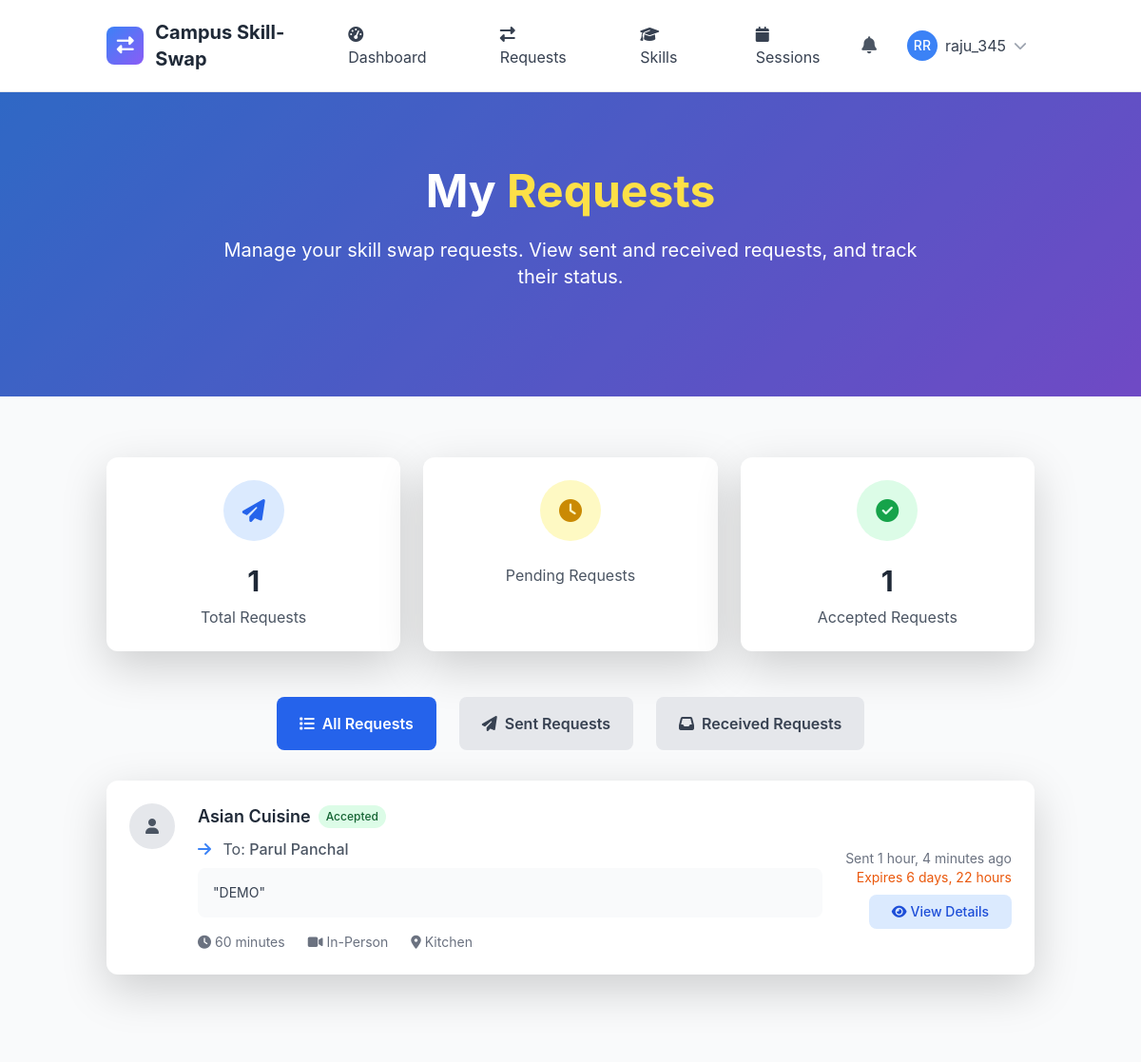
Page /sessions/requests/ (signed in) on the committed database.
### skill_sessions/models.py (models this page shows, shortened)
class SkillSwapRequest(models.Model):
    STATUS_CHOICES = [
        ('pending', 'Pending'),
        ('accepted', 'Accepted'),
        ('declined', 'Declined'),
        ('cancelled', 'Cancelled'),
        ('expired', 'Expired'),
    ]
    requester = models.ForeignKey(User, on_delete=models.CASCADE, related_name='sent_requests')
    recipient = models.ForeignKey(User, on_delete=models.CASCADE, related_name='received_requests')
    offered_skill = models.ForeignKey(OfferedSkill, on_delete=models.CASCADE, related_name='swap_requests')
    desired_skill = models.ForeignKey(DesiredSkill, on_delete=models.CASCADE, related_name='swap_requests', null=True, blank=True)
    status = models.CharField(max_length=20, choices=STATUS_CHOICES, default='pending')
    message = models.TextField(blank=True, help_text="Personal message from the requester")
    proposed_duration = models.PositiveIntegerField(default=60, help_text="Proposed session duration in minutes")
    proposed_format = models.CharField(max_length=20, choices=[
        ('online', 'Online'),
        ('in_person', 'In-Person'),
        ('flexible', 'Flexible'),
    ], default='flexible')
    proposed_location = models.CharField(max_length=200, blank=True, help_text="For in-person sessions")
    created_at = models.DateTimeField(auto_now_add=True)
    updated_at = models.DateTimeField(auto_now=True)
    expires_at = models.DateTimeField()
    responded_at = models.DateTimeField(null=True, blank=True)
    response_message = models.TextField(blank=True)
    class Meta:
        ordering = ['-created_at']
        db_table = 'swaprequest'

### skills/models.py (models this page shows, shortened)
class OfferedSkill(models.Model):
    PROFICIENCY_LEVELS = [
        ('beginner', 'Beginner'),
        ('intermediate', 'Intermediate'),
        ('advanced', 'Advanced'),
        ('expert', 'Expert'),
    ]
    user = models.ForeignKey(User, on_delete=models.CASCADE, related_name='offered_skills')
    skill = models.ForeignKey(Skill, on_delete=models.CASCADE, related_name='offered_by_users')
    proficiency_level = models.CharField(max_length=20, choices=PROFICIENCY_LEVELS)
    description = models.TextField(blank=True, help_text="Describe your experience with this skill")
    years_of_experience = models.PositiveIntegerField(default=0)
    is_active = models.BooleanField(default=True)
    teaching_preference = models.CharField(max_length=20, choices=[
        ('online', 'Online Only'),
        ('in_person', 'In-Person Only'),
        ('both', 'Both Online and In-Person'),
    ], default='both')
    max_students_per_session = models.PositiveIntegerField(default=1)
    created_at = models.DateTimeField(auto_now_add=True)
    updated_at = models.DateTimeField(auto_now=True)
    total_sessions = models.PositiveIntegerField(default=0)
    average_rating = models.FloatField(default=0.0)
    class Meta:
        ordering = ['-created_at']
        unique_together = ['user', 'skill']
        db_table = 'offeredskill'

class Skill(models.Model):
    name = models.CharField(max_length=100)
    category = models.ForeignKey(SkillCategory, on_delete=models.CASCADE, related_name='skills')
    description = models.TextField(blank=True)
    is_popular = models.BooleanField(default=False)
    created_at = models.DateTimeField(auto_now_add=True)
    updated_at = models.DateTimeField(auto_now=True)
    class Meta:
        ordering = ['category__name', 'name']
        unique_together = ['name', 'category']

### skill_sessions/views.py (the view)
# urls.py: path('requests/', views.RequestListView.as_view(), name='request_list'),
class RequestListView(LoginRequiredMixin, ListView):
    model = SkillSwapRequest
    template_name = 'skill_sessions/request_list.html'
    context_object_name = 'requests'
    def get_queryset(self):
        return SkillSwapRequest.objects.filter(
            requester=self.request.user
        ).select_related('recipient', 'offered_skill')

### templates/skill_sessions/request_list.html (shortened to what this page needs)
{% extends 'base.html' %}
{% load static %}
{% block content %}
<section class="gradient-bg relative overflow-hidden">
    <div class="absolute inset-0 bg-black opacity-20"></div>
    <div class="relative container mx-auto px-4 py-20">
        <div class="text-center text-white">
            <h1 class="text-4xl lg:text-5xl font-bold mb-6 leading-tight">
                My <span class="text-yellow-300">Requests</span>
            </h1>
            <p class="text-lg lg:text-xl mb-8 max-w-3xl mx-auto">
                Manage your skill swap requests. View sent and received requests, and track their status.
            </p>
        </div>
    </div>
</section>
<section class="py-16 bg-gray-50">
    <div class="container mx-auto px-4">
        <div class="grid grid-cols-1 md:grid-cols-3 gap-6 mb-12">
            <div class="bg-white rounded-xl p-6 shadow-lg text-center">
                <div class="w-16 h-16 bg-blue-100 rounded-full flex items-center justify-center mx-auto mb-4">
                    <i class="fas fa-paper-plane text-blue-600 text-2xl"></i>
                </div>
                <div class="text-3xl font-bold text-gray-800 mb-2">{{ requests.count }}</div>
                <div class="text-gray-600">Total Requests</div>
            </div>
            <div class="bg-white rounded-xl p-6 shadow-lg text-center">
                <div class="w-16 h-16 bg-yellow-100 rounded-full flex items-center justify-center mx-auto mb-4">
                    <i class="fas fa-clock text-yellow-600 text-2xl"></i>
                </div>
                    {% regroup requests by status as grouped_requests %}
                <div class="text-gray-600">Pending Requests</div>
            </div>
            <div class="bg-white rounded-xl p-6 shadow-lg text-center">
                <div class="w-16 h-16 bg-green-100 rounded-full flex items-center justify-center mx-auto mb-4">
                    <i class="fas fa-check-circle text-green-600 text-2xl"></i>
                </div>
                <div class="text-3xl font-bold text-gray-800 mb-2">
                    {% regroup requests by status as grouped_requests %}
                    {% for group in grouped_requests %}
                        {% if group.grouper == 'accepted' %}
                            {{ group.list|length }}
                        {% endif %}
                    {% empty %}
                        0
                    {% endfor %}
                </div>
                <div class="text-gray-600">Accepted Requests</div>
            </div>
        </div>
        <div class="mb-8">
            <div class="flex flex-wrap gap-4 justify-center">
                <a href="{% url 'skill_sessions:request_list' %}"
                   class="px-6 py-3 bg-blue-600 text-white rounded-lg font-semibold hover:bg-blue-700 transition-colors">
                    <i class="fas fa-list mr-2"></i>All Requests
                </a>
                <a href="{% url 'skill_sessions:sent_requests' %}"
                   class="px-6 py-3 bg-gray-200 text-gray-700 rounded-lg font-semibold hover:bg-gray-300 transition-colors">
                    <i class="fas fa-paper-plane mr-2"></i>Sent Requests
                </a>
                <a href="{% url 'skill_sessions:received_requests' %}"
                   class="px-6 py-3 bg-gray-200 text-gray-700 rounded-lg font-semibold hover:bg-gray-300 transition-colors">
                    <i class="fas fa-inbox mr-2"></i>Received Requests
                </a>
            </div>
        </div>
        {% if requests %}
            <div class="space-y-6">
                {% for request in requests %}
                    <div class="bg-white rounded-xl shadow-lg p-6 hover:shadow-xl transition-shadow">
                        <div class="flex flex-col lg:flex-row lg:items-center lg:justify-between">
                            <div class="flex-1">
                                <div class="flex items-start gap-4">
                                    <div class="w-12 h-12 bg-gray-200 rounded-full flex items-center justify-center">
                                        {% if request.recipient.profile.profile_picture %}
                                            <img src="{{ request.recipient.profile.profile_picture.url }}"
                                                 alt="{{ request.recipient.username }}"
                                                 class="w-12 h-12 rounded-full object-cover">
                                        {% else %}
                                            <i class="fas fa-user text-gray-600"></i>
                                        {% endif %}
                                    </div>
                                    <div class="flex-1">
                                        <div class="flex items-center gap-2 mb-2">
                                            <h3 class="text-lg font-semibold text-gray-800">
                                                {{ request.offered_skill.skill.name }}
                                            </h3>
                                            <span class="px-2 py-1 text-xs font-medium rounded-full
                                                {% if request.status == 'pending' %}bg-yellow-100 text-yellow-800
                                                {% elif request.status == 'accepted' %}bg-green-100 text-green-800
                                                {% elif request.status == 'declined' %}bg-red-100 text-red-800
                                                {% else %}bg-gray-100 text-gray-800{% endif %}">
                                                {{ request.get_status_display }}
                                            </span>
                                        </div>
                                        <p class="text-gray-600 mb-2">
                                            <i class="fas fa-arrow-right text-blue-500 mr-2"></i>
                                            To: <span class="font-medium">{{ request.recipient.get_full_name|default:request.recipient.username }}</span>
                                        </p>
                                        {% if request.message %}
                                            <p class="text-gray-700 text-sm bg-gray-50 p-3 rounded-lg mb-3">
                                                "{{ request.message }}"
                                            </p>
                                        {% endif %}
                                        <div class="flex flex-wrap gap-4 text-sm text-gray-500">
                                            <span><i class="fas fa-clock mr-1"></i>{{ request.proposed_duration }} minutes</span>
                                            <span><i class="fas fa-{{ request.proposed_format|yesno:'video,map-marker' }} mr-1"></i>{{ request.get_proposed_format_display }}</span>
                                            {% if request.proposed_location %}
                                                <span><i class="fas fa-location-dot mr-1"></i>{{ request.proposed_location }}</span>
                                            {% endif %}
                                        </div>
                                    </div>
                                </div>
                            </div>
                            <div class="mt-4 lg:mt-0 lg:ml-6 flex flex-col items-end gap-2">
                                <div class="text-sm text-gray-500 text-right">
                                    <div>Sent {{ request.created_at|timesince }} ago</div>
                                    {% if request.expires_at %}
                                        <div class="text-orange-600">
                                            Expires {{ request.expires_at|timeuntil }}
                                        </div>
                                    {% endif %}
                                </div>
                                <div class="flex gap-2">
                                    <a href="{% url 'skill_sessions:request_detail' request.pk %}"
                                       class="px-4 py-2 bg-blue-100 text-blue-700 rounded-lg text-sm font-medium hover:bg-blue-200 transition-colors">
                                        <i class="fas fa-eye mr-1"></i>View Details
                                    </a>
                                </div>
                            </div>
                        </div>
                    </div>
                {% endfor %}
            </div>
        {% endif %}
    </div>
</section>
{% endblock %}

### templates/base.html (shortened to what this page needs)
{% load static %}
<!DOCTYPE html>
<html lang="en" class="h-full">
<head>
    <script src="https://cdn.tailwindcss.com"></script>
    <link href="https://cdn.jsdelivr.net/npm/bootstrap@5.3.2/dist/css/bootstrap.min.css" rel="stylesheet">
    <link rel="stylesheet" href="https://cdnjs.cloudflare.com/ajax/libs/font-awesome/6.5.1/css/all.min.css">
</head>
<body class="bg-gray-50 h-full">
    <nav class="bg-white shadow-lg border-b">
        <div class="container mx-auto px-4">
            <div class="flex justify-between items-center py-3">
                <div class="flex items-center space-x-3">
                    <div class="w-10 h-10 gradient-bg rounded-lg flex items-center justify-center">
                        <i class="fas fa-exchange-alt text-white text-lg"></i>
                    </div>
                    <a href="{% url 'core:home' %}" class="text-xl font-bold text-gray-800 hover:text-blue-600 transition-colors">
                        Campus Skill-Swap
                    </a>
                </div>
                <div class="hidden md:flex items-center space-x-6">
                    {% if user.is_authenticated %}
                        <a href="{% url 'core:dashboard' %}" class="nav-link px-3 py-2 text-gray-700 hover:text-blue-600 transition-colors">
                            <i class="fas fa-tachometer-alt mr-2"></i>Dashboard
                        </a>
                        <a href="{% url 'core:requests' %}" class="nav-link px-3 py-2 text-gray-700 hover:text-blue-600 transition-colors">
                            <i class="fas fa-exchange-alt mr-2"></i>Requests
                        </a>
                        <a href="{% url 'skills:skill_list' %}" class="nav-link px-3 py-2 text-gray-700 hover:text-blue-600 transition-colors">
                            <i class="fas fa-graduation-cap mr-2"></i>Skills
                        </a>
                        <a href="{% url 'skill_sessions:session_management' %}" class="nav-link px-3 py-2 text-gray-700 hover:text-blue-600 transition-colors">
                            <i class="fas fa-calendar mr-2"></i>Sessions
                        </a>
                    {% endif %}
                </div>
                <div class="flex items-center space-x-4">
                    {% if user.is_authenticated %}
                        <div class="relative">
                            <button id="notificationBtn" class="relative p-2 text-gray-600 hover:text-blue-600 transition-colors">
                                <i class="fas fa-bell text-lg"></i>
                            </button>
                        </div>
                        <div class="relative">
                            <button id="userMenuBtn" class="flex items-center space-x-2 p-2 rounded-lg hover:bg-gray-100 transition-colors">
                                {% if user.profile.profile_picture %}
                                    <img src="{{ user.profile.profile_picture.url }}" alt="Profile" class="w-8 h-8 rounded-full">
                                {% else %}
                                    <div class="w-8 h-8 bg-blue-500 rounded-full flex items-center justify-center">
                                        <span class="text-white text-sm font-medium">{{ user.first_name|first|upper }}{{ user.last_name|first|upper }}</span>
                                    </div>
                                {% endif %}
                                <span class="hidden md:block text-gray-700">{{ user.username}}</span>
                                <i class="fas fa-chevron-down text-gray-400 text-sm"></i>
                            </button>
                        </div>
                    {% endif %}
                </div>
            </div>
        </div>
    </nav>
    <main class="min-h-screen">
        {% block content %}{% endblock %}
    </main>
</body>
</html>

### rows in the picture
SkillSwapRequest: offered_skill.skill.name "Asian Cuisine", status "Accepted", recipient.get_full_name "Parul Panchal", message "DEMO", proposed_duration "60", proposed_format "In-Person", proposed_location "Kitchen", created_at "1 hour, 4 minutes", expires_at "6 days, 22 hours"

### other values in the picture
{{ user.first_name|first|upper }} "R"
{{ user.last_name|first|upper }} "R"
{{ user.username }} "raju_345"
{{ requests.count }} "1"
{{ group.list|length }} "1"
